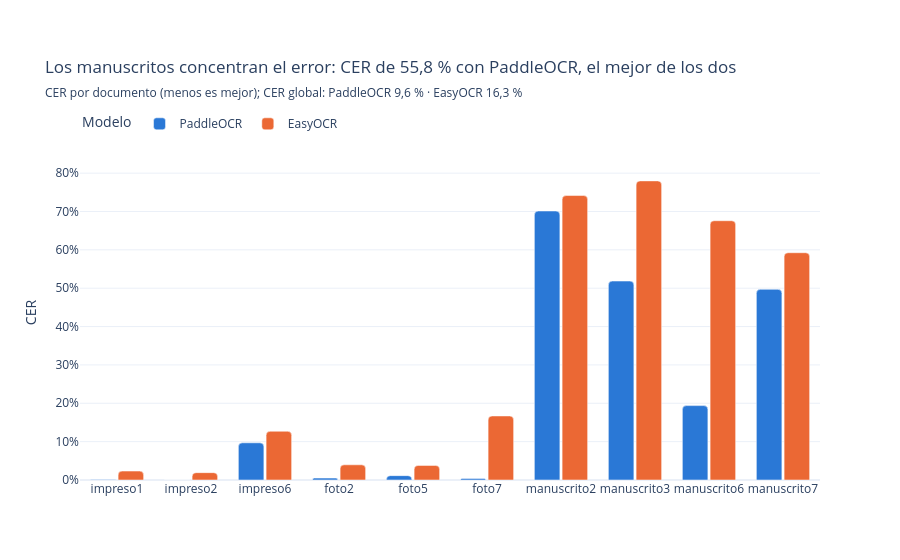

The code cell stored with this chart in its notebook:
### Code cell
# Paleta categórica de la Parte 1, en orden fijo: el color sigue al modelo en todos los gráficos
AZUL, NARANJA, AQUA, TINTA_2 = "#2a78d6", "#eb6834", "#1baf7a", "#52514e"
COLOR = {"PaddleOCR": AZUL, "EasyOCR": NARANJA,
         "faster-whisper small": AZUL, "Parakeet TDT 0.6B v3": NARANJA, "faster-whisper large-v3-turbo": AQUA}
pct = lambda x: f"{100 * x:.1f}".replace(".", ",") + " %"

g = cer.reset_index()
mejor = cer_tipo["global"].idxmin()
fig4 = px.bar(g, x="id", y="tasa", color="modelo", barmode="group", color_discrete_map=COLOR,
              category_orders={"id": muestra_docs, "modelo": list(salidas_ocr)},
              hover_data={"tipo": True, "tasa": ":.1%", "segundos": ":.1f"},
              labels={"id": "", "tasa": "CER", "modelo": "Modelo"})
fig4.update_yaxes(tickformat=".0%", range=[0, 1.12 * g["tasa"].max()])
fig4.update_layout(barcornerradius=4, bargap=0.25, bargroupgap=0.08, legend=dict(orientation="h", y=1.02, x=0, yanchor="bottom"),
                   margin=dict(t=145), title=dict(
    text=f"Los manuscritos concentran el error: CER de {pct(cer_tipo.loc[mejor, 'manuscrito'])} con {mejor}, el mejor de los dos",
    subtitle=dict(text="CER por documento (menos es mejor); CER global: " +
                       " · ".join(f"{m} {pct(v)}" for m, v in cer_tipo["global"].items()))))
fig4.show()

### Figure 1 — Plotly figure (JSON) as saved in the notebook; plotly's stock layout.template omitted (floating-point values rounded to 4 significant figures)
{"data": [{"alignmentgroup": "True", "customdata": [["impreso", 20.0], ["impreso", 26.3], ["impreso", 24.5], ["foto", 16.3], ["foto", 19.2], ["foto", 18.9], ["manuscrito", 38.4], ["manuscrito", 35.8], ["manuscrito", 46.6], ["manuscrito", 2.9]], "hovertemplate": "Modelo=PaddleOCR<br>=%{x}<br>CER=%{y:.1%}<br>tipo=%{customdata[0]}<br>segundos=%{customdata[1]:.1f}<extra></extra>", "legendgroup": "PaddleOCR", "marker": {"color": "#2a78d6", "pattern": {"shape": ""}}, "name": "PaddleOCR", "offsetgroup": "PaddleOCR", "orientation": "v", "showlegend": true, "textposition": "auto", "type": "bar", "x": ["impreso1", "impreso2", "impreso6", "foto2", "foto5", "foto7", "manuscrito2", "manuscrito3", "manuscrito6", "manuscrito7"], "xaxis": "x", "y": [0.001109, 0.0, 0.09695, 0.005009, 0.01136, 0.004183, 0.7012, 0.5187, 0.1939, 0.4971], "yaxis": "y"}, {"alignmentgroup": "True", "customdata": [["impreso", 21.14], ["impreso", 18.05], ["impreso", 18.66], ["foto", 11.74], ["foto", 14.3], ["foto", 15.69], ["manuscrito", 16.66], ["manuscrito", 13.98], ["manuscrito", 13.16], ["manuscrito", 4.2]], "hovertemplate": "Modelo=EasyOCR<br>=%{x}<br>CER=%{y:.1%}<br>tipo=%{customdata[0]}<br>segundos=%{customdata[1]:.1f}<extra></extra>", "legendgroup": "EasyOCR", "marker": {"color": "#eb6834", "pattern": {"shape": ""}}, "name": "EasyOCR", "offsetgroup": "EasyOCR", "orientation": "v", "showlegend": true, "textposition": "auto", "type": "bar", "x": ["impreso1", "impreso2", "impreso6", "foto2", "foto5", "foto7", "manuscrito2", "manuscrito3", "manuscrito6", "manuscrito7"], "xaxis": "x", "y": [0.02328, 0.01917, 0.1271, 0.03962, 0.038, 0.167, 0.7416, 0.7798, 0.6759, 0.5925], "yaxis": "y"}], "layout": {"barcornerradius": 4, "bargap": 0.25, "bargroupgap": 0.08, "barmode": "group", "legend": {"orientation": "h", "title": {"text": "Modelo"}, "tracegroupgap": 0, "x": 0, "y": 1.02, "yanchor": "bottom"}, "margin": {"t": 145}, "title": {"subtitle": {"text": "CER por documento (menos es mejor); CER global: PaddleOCR 9,6 % · EasyOCR 16,3 %"}, "text": "Los manuscritos concentran el error: CER de 55,8 % con PaddleOCR, el mejor de los dos"}, "xaxis": {"anchor": "y", "categoryarray": ["impreso1", "impreso2", "impreso6", "foto2", "foto5", "foto7", "manuscrito2", "manuscrito3", "manuscrito6", "manuscrito7"], "categoryorder": "array", "domain": [0.0, 1.0], "title": {"text": ""}}, "yaxis": {"anchor": "x", "domain": [0.0, 1.0], "range": [0, 0.8733], "tickformat": ".0%", "title": {"text": "CER"}}}}
